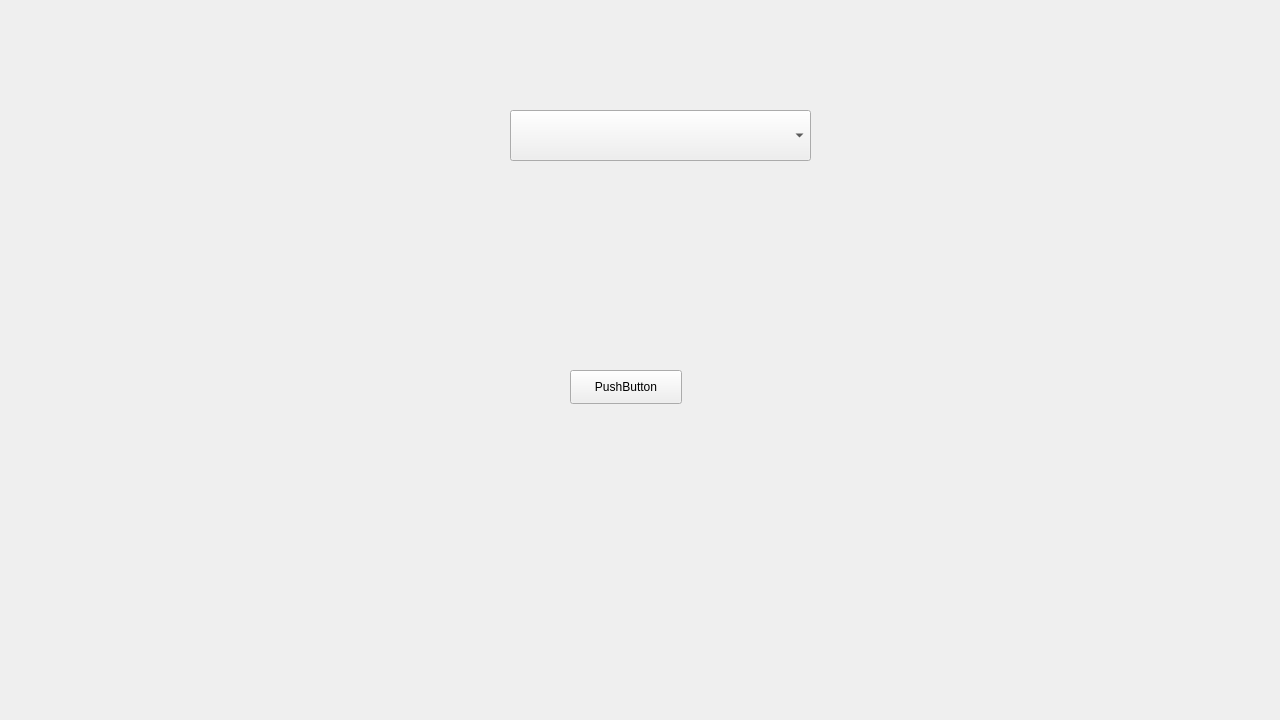
<?xml version="1.0" encoding="UTF-8"?>
<ui version="4.0">
 <class>MainWindowLayout</class>
 <widget class="QMainWindow" name="MainWindowLayout">
  <property name="geometry">
   <rect>
    <x>0</x>
    <y>0</y>
    <width>1280</width>
    <height>720</height>
   </rect>
  </property>
  <property name="windowTitle">
   <string>MainWindow</string>
  </property>
  <widget class="QWidget" name="centralwidget">
   <widget class="QStackedWidget" name="MainWindowLayoutStackedWidget">
    <property name="geometry">
     <rect>
      <x>0</x>
      <y>0</y>
      <width>1280</width>
      <height>720</height>
     </rect>
    </property>
    <widget class="QWidget" name="MainWindowLayoutTeamSelection">
     <property name="styleSheet">
      <string notr="true">image: url(:/Resources/Resources/backGroundOrange.png);</string>
     </property>
     <widget class="QComboBox" name="MainWindowLayoutTeamSelectionComboBox">
      <property name="geometry">
       <rect>
        <x>510</x>
        <y>110</y>
        <width>301</width>
        <height>51</height>
       </rect>
      </property>
     </widget>
     <widget class="QPushButton" name="MainWindowLayoutTeamSelectionSelectBtn">
      <property name="geometry">
       <rect>
        <x>570</x>
        <y>370</y>
        <width>112</width>
        <height>34</height>
       </rect>
      </property>
      <property name="text">
       <string>PushButton</string>
      </property>
     </widget>
    </widget>
    <widget class="QWidget" name="MainWindowLayoutEntrance">
     <widget class="QLabel" name="MainWindowLayoutEntranceBackground">
      <property name="geometry">
       <rect>
        <x>1</x>
        <y>1</y>
        <width>1280</width>
        <height>720</height>
       </rect>
      </property>
      <property name="styleSheet">
       <string notr="true">image: url(:/Resources/Resources/basketBallCourtFullBlue1.jpg);</string>
      </property>
      <property name="text">
       <string/>
      </property>
     </widget>
    </widget>
   </widget>
  </widget>
  <widget class="QMenuBar" name="menubar">
   <property name="geometry">
    <rect>
     <x>0</x>
     <y>0</y>
     <width>1280</width>
     <height>31</height>
    </rect>
   </property>
  </widget>
 </widget>
 <resources/>
 <connections/>
</ui>
